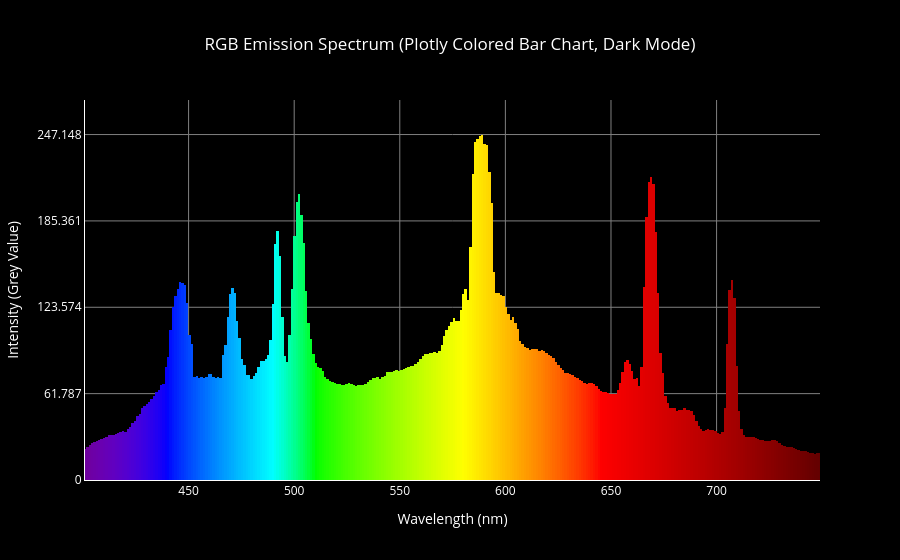

Notebook code for this chart:
### Code cell
import plotly.graph_objects as go
import numpy as np
import pandas as pd


df = pd.read_csv(HE_SHEET)

# Filter for the visible spectrum range
df_filtered = df[(df['nm'] >= 400) & (df['nm'] <= 750)].copy()
df_filtered = df_filtered.sort_values(by='nm').reset_index(drop=True)

# --- 3. Prepare Data for Plotting ---
x_wavelengths = df_filtered['nm'].values
z_intensity = df_filtered['Grey Val'].values
spectral_colors = [utils_for_plotly_rewrites.rgb(nm) for nm in x_wavelengths]

# --- 4. Plotly Bar-Based Spectrum Plot ---
fig_bar = go.Figure()

# Loop through each data point and add it as an individual colored bar
for i in range(len(x_wavelengths)):
    current_nm = x_wavelengths[i]
    current_intensity = z_intensity[i]
    color_normalized = spectral_colors[i]
    
    # Convert normalized color [0,1] to standard string format 'rgb(R,G,B)' [0,255]
    color_str = f"rgb({int(color_normalized[0]*255)}, {int(color_normalized[1]*255)}, {int(color_normalized[2]*255)})"
    
    fig_bar.add_trace(go.Bar(
        x=[current_nm],
        y=[current_intensity],
        marker_color=color_str,
        marker_line_width=0,       # Remove borders to avoid black lines between columns
        showlegend=False,
        hoverinfo='x+y'            # Keep hover labels clean
    ))

# --- 5. Styling Layout (Dark Mode) ---
# Dynamically determine step sizes for clean gaps and widths
max_intensity = z_intensity.max() if z_intensity.max() > 0 else 1

fig_bar.update_layout(
    title_text='RGB Emission Spectrum (Plotly Colored Bar Chart, Dark Mode)',
    title_x=0.5,
    xaxis_title='Wavelength (nm)',
    yaxis_title='Intensity (Grey Value)',
    template='plotly_dark',
    plot_bgcolor='black',
    paper_bgcolor='black',
    font={"color": 'white'},
    bargap=0,                      # Force bars to touch horizontally
    xaxis={
        "gridcolor": 'gray',
        "zerolinecolor": 'gray',
        "showline": True,
        "linecolor": 'white',
        "range": [x_wavelengths.min(), x_wavelengths.max()]
    },
    yaxis={
        "gridcolor": 'gray',
        "zerolinecolor": 'gray',
        "showline": True,
        "linecolor": 'white',
        "range": [0, max_intensity * 1.1],
        "tickmode": 'array',
        "tickvals": np.linspace(0, max_intensity, 5)
    }
)

fig_bar.show()
